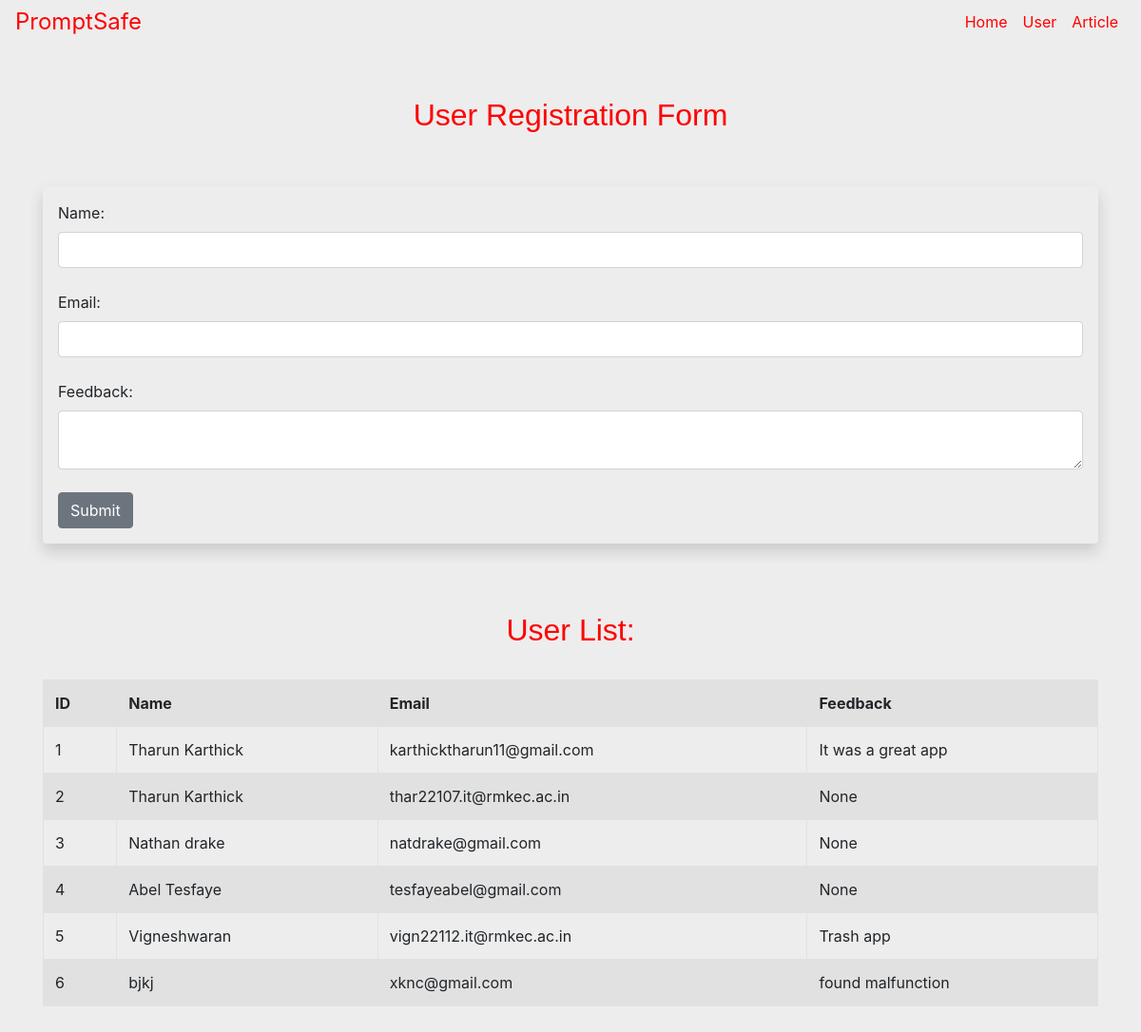
Screenshot of /users/add with the database file from the repository.
### app.py (models this page shows, shortened)
class Users(db.Model):
    id = db.Column(db.Integer, primary_key=True)
    name = db.Column(db.String(200), nullable=False)
    email = db.Column(db.String(120), nullable=False, unique=True)
    feedback = db.Column(db.Text, nullable=True)
    date_added = db.Column(db.DateTime, default=datetime.utcnow)

### app.py (the view, shortened to what this page needs)
@app.route('/users/add', methods=['POST', 'GET'])
def add_user():
    form = UserForm()
    our_users = Users.query.order_by(Users.date_added).all()
    return render_template('add_user.html', form=form, our_users=our_users)

### app.py
class UserForm(FlaskForm):
    name = StringField('Name:', validators=[DataRequired()])
    email = StringField('Email:', validators=[DataRequired(), Email()])
    feedback = TextAreaField('Feedback:', validators=[DataRequired()])
    submit = SubmitField('Submit')

### templates/add_user.html (shortened to what this page needs)
{% extends "base.html" %}
{% block content %}
<br/>
<h1>User Registration Form</h1>
 <br/>
 <br/>
<div class="shadow p-3 mb-5 bg-body-tertiary rounded">
    <form method="POST">
        {{ form.name.label(class="form-label") }}
        {{ form.name(class="form-control") }}
        <br/>
        {{ form.email.label(class="form-label") }}
        {{ form.email(class="form-control") }}
        <br/>
        {{ form.feedback.label(class="form-label") }}
        {{ form.feedback(class="form-control") }}
        <br/>
        {{ form.submit(class="btn btn-secondary") }}
    </form>
</div>
<br/>
{% if our_users %}
    <h1>User List:</h1>
    <br/>
    <table class="table table-hover table-striped table-bordered">
        <tr>
            <th>ID</th>
            <th>Name</th>
            <th>Email</th>
            <th>Feedback</th>
        </tr>
        {% for our_user in our_users %}
        <tr>
            <td>{{ our_user.id }}</td>
            <td>{{ our_user.name }}</td>
            <td>{{ our_user.email }}</td>
            <td>{{ our_user.feedback }}</td>
        </tr>
        {% endfor %}
    </table>
    <br/>
{% endif %}
{% endblock %}

### templates/base.html (shortened to what this page needs)
<!doctype html>
<html lang="en">
  <head>
    <link rel="stylesheet" href="https://cdn.jsdelivr.net/npm/bootstrap@4.4.1/dist/css/bootstrap.min.css">
    <link rel="stylesheet" href="{{url_for('static',filename='css/style.css')}}"  >
  </head>
  <body>
    {%include "navbar.html"%}
    <div class="container">
        {% block content %}
        {% endblock %}
    </div>
  </body>
</html>

### templates/navbar.html (shortened to what this page needs)
<nav class="navbar navbar-expand-lg" style="background-color:">
  <a class="navbar-brand" href="{{url_for('index')}}" style="font-size: 1.5rem;">PromptSafe</a>
      <div class="collapse navbar-collapse" id="navbarSupportedContent">
        <ul class="navbar-nav ml-auto">
          <li class="nav-item active">
            <a class="nav-link" href="/home"> Home <span class="sr-only">(current)</span></a>
          </li>
            <li class="nav-item active">
              <a class="nav-link" href="{{url_for('add_user')}}">User<span class="sr-only">(current)</span></a>
            </li>
            <li class="nav-item active">
              <a class="nav-link" href="{{url_for('article')}}">Article<span class="sr-only">(current)</span></a>
            </li>
        </ul>
    </div>
  </nav>

### static/css/style.css (style rules this page uses)
h1 { color: red; font-size: 32px; text-align: center; font-family: Arial, Helvetica, sans-serif; }
body { background:rgb(237, 237, 237); }
a { color: red; text-decoration: none; font-weight: 400; }
.navbar { padding-top: 0; }

### rows the page displays
Users: id "1", name "Tharun Karthick", email "karthicktharun11@gmail.com", feedback "It was a great app"
Users: id "2", name "Tharun Karthick", email "thar22107.it@rmkec.ac.in", feedback "None"
Users: id "3", name "Nathan drake", email "natdrake@gmail.com", feedback "None"
Users: id "4", name "Abel Tesfaye", email "tesfayeabel@gmail.com", feedback "None"
Users: id "5", name "Vigneshwaran", email "vign22112.it@rmkec.ac.in", feedback "Trash app"
Users: id "6", name "bjkj", email "xknc@gmail.com", feedback "found malfunction"
